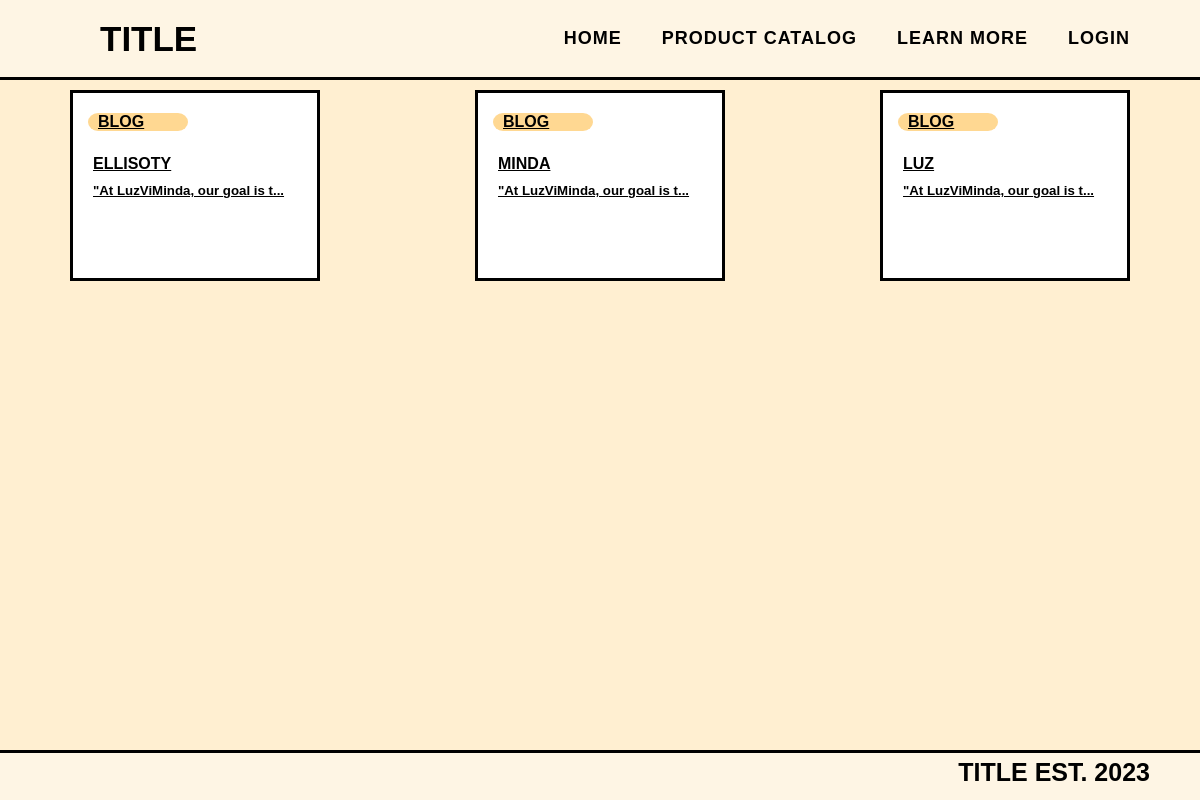
Before: /general/learn_more.php with the older database file.
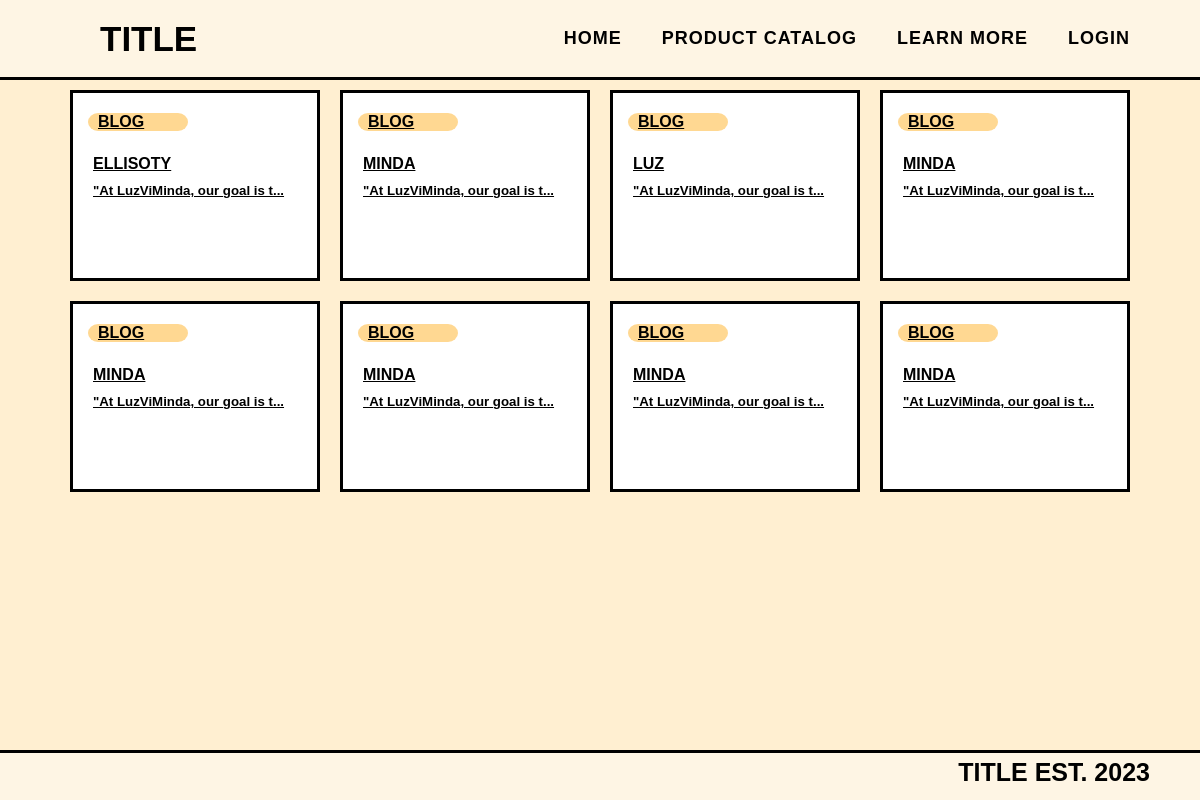
After: the same page with the newer database file.
### tables this page shows
CREATE TABLE `blog_post` (
  `post_id` int(30) NOT NULL,
  `user_id` int(30) NOT NULL,
  `title` varchar(255) NOT NULL,
  `content` varchar(1000) NOT NULL
);

### general/learn_more.php (the view, shortened to what this page needs)
<?php
require_once '../config.php';
?>
<!DOCTYPE html>
<html lang="en">
<head>
    <link rel="stylesheet" href="../styles/global.css">
    <link rel="stylesheet" href="../styles/learn_more.css">
</head>
<body>
<?php
if (isset($_SESSION['loggedin'])) {
    require_once '../components/navbar-seller.php';
}
    else{
    require_once '../components/navbar-general.php';
}
 ?>    <div class="container">
        <div class="mid_container">
        <?php
        $sql = "SELECT* FROM blog_post";
        $result = mysqli_query($conn, $sql);
                    $resultCheck = mysqli_num_rows($result);
        if ($resultCheck > 0) {
            while ($row = mysqli_fetch_assoc($result)) {
        ?> <a href="learn_more_specific?id=<?php echo $row['post_id'] ?>" class="product-text sub-link">
            <div class="card">
                <div class="capsule">
                    <p class="capsule_caption"> BLOG</p>
                </div>
                <h4 class="head">
                <?php echo   $row['title'] ?>
                </h4>
                <h5 class="read_more">
                <?php
                $sentence=$row['content'];
                if(strlen($sentence) >= 30) {
                    echo substr($sentence,0,29)."...";
                } else {
                    echo $sentence;
                }
                ?>
                </h5>
            </div>
            </a>
           <?php }
           }?>
        </div>
    </div>
    <?php require_once '../components/footer.php' ?>
</body>
</html>

Changed rows visible on the page:
added blog_post: title "MINDA", content "\"At LuzViMinda, our goal is t"
added blog_post: title "MINDA", content "\"At LuzViMinda, our goal is t"
added blog_post: title "MINDA", content "\"At LuzViMinda, our goal is t"
added blog_post: title "MINDA", content "\"At LuzViMinda, our goal is t"
added blog_post: title "MINDA", content "\"At LuzViMinda, our goal is t"
